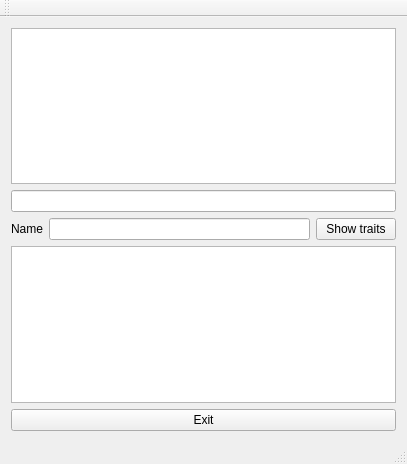
<?xml version="1.0" encoding="UTF-8"?>
<ui version="4.0">
 <class>QT_testClass</class>
 <widget class="QMainWindow" name="QT_testClass">
  <property name="geometry">
   <rect>
    <x>0</x>
    <y>0</y>
    <width>407</width>
    <height>464</height>
   </rect>
  </property>
  <property name="windowTitle">
   <string>QT_test</string>
  </property>
  <widget class="QWidget" name="centralWidget">
   <layout class="QVBoxLayout" name="verticalLayout">
    <item>
     <widget class="QListWidget" name="entListWidget">
      <property name="selectionMode">
       <enum>QAbstractItemView::ExtendedSelection</enum>
      </property>
     </widget>
    </item>
    <item>
     <layout class="QHBoxLayout" name="horizontalLayout_2">
      <item>
       <widget class="QLineEdit" name="lineEdit1"/>
      </item>
     </layout>
    </item>
    <item>
     <layout class="QHBoxLayout" name="horizontalLayout">
      <item>
       <widget class="QLabel" name="label">
        <property name="text">
         <string>Name</string>
        </property>
       </widget>
      </item>
      <item>
       <widget class="QLineEdit" name="lineEdit2"/>
      </item>
      <item>
       <widget class="QPushButton" name="showButton">
        <property name="text">
         <string>Show traits</string>
        </property>
       </widget>
      </item>
     </layout>
    </item>
    <item>
     <widget class="QListWidget" name="traitsListWidget">
      <property name="selectionMode">
       <enum>QAbstractItemView::ExtendedSelection</enum>
      </property>
     </widget>
    </item>
    <item>
     <widget class="QPushButton" name="exitButton">
      <property name="text">
       <string>Exit</string>
      </property>
     </widget>
    </item>
   </layout>
  </widget>
  <widget class="QMenuBar" name="menuBar">
   <property name="geometry">
    <rect>
     <x>0</x>
     <y>0</y>
     <width>407</width>
     <height>21</height>
    </rect>
   </property>
  </widget>
  <widget class="QToolBar" name="mainToolBar">
   <attribute name="toolBarArea">
    <enum>TopToolBarArea</enum>
   </attribute>
   <attribute name="toolBarBreak">
    <bool>false</bool>
   </attribute>
  </widget>
  <widget class="QStatusBar" name="statusBar"/>
 </widget>
 <layoutdefault spacing="6" margin="11"/>
 <resources>
  <include location="QT_test.qrc"/>
 </resources>
 <connections>
  <connection>
   <sender>exitButton</sender>
   <signal>clicked()</signal>
   <receiver>QT_testClass</receiver>
   <slot>close()</slot>
   <hints>
    <hint type="sourcelabel">
     <x>320</x>
     <y>357</y>
    </hint>
    <hint type="destinationlabel">
     <x>606</x>
     <y>353</y>
    </hint>
   </hints>
  </connection>
 </connections>
</ui>
